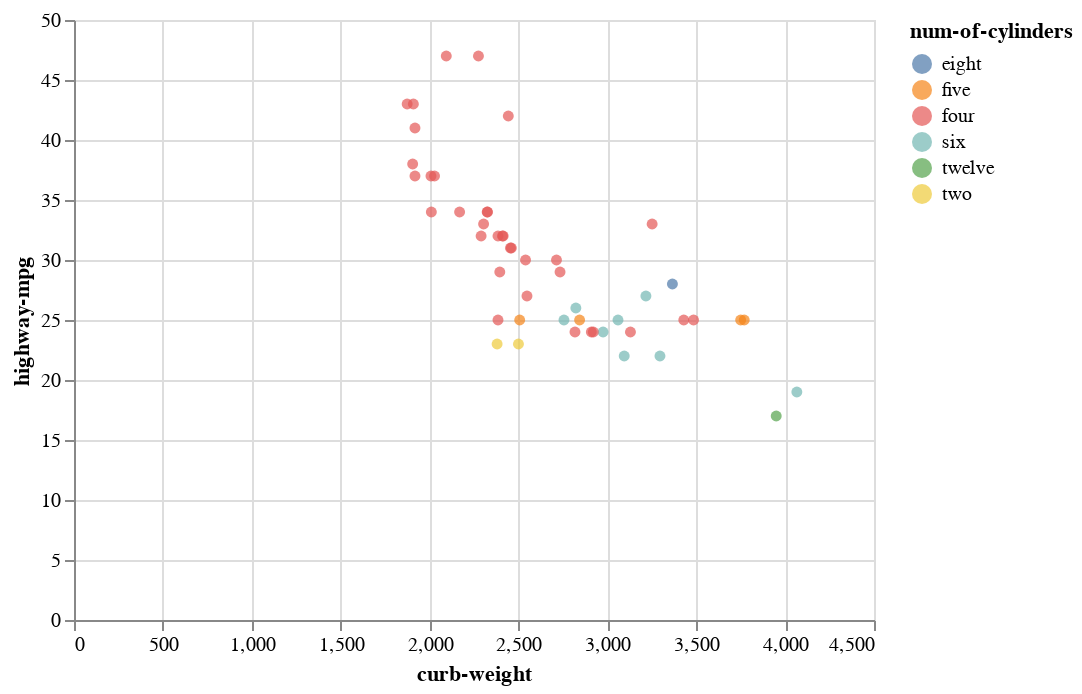

Source (notebook cell):
### Code cell
alt.Chart(sample_df).mark_circle().encode(x='curb-weight',y='highway-mpg',color='num-of-cylinders')
#multivariate analysis

### Figure 1 — Vega-Lite specification as saved in the notebook (floating-point values rounded to 4 significant figures)
{"config": {"view": {"continuousWidth": 400, "continuousHeight": 300}}, "data": {"name": "data-bf325f42f2961f6a51fd5bfb5410a41d"}, "mark": "circle", "encoding": {"color": {"field": "num-of-cylinders", "type": "nominal"}, "x": {"field": "curb-weight", "type": "quantitative"}, "y": {"field": "highway-mpg", "type": "quantitative"}}, "$schema": "https://vega.github.io/schema/vega-lite/v4.17.0.json", "datasets": {"data-bf325f42f2961f6a51fd5bfb5410a41d": [{"symboling": 2, "normalized-losses": "?", "make": "renault", "fuel-type": "gas", "aspiration": "std", "num-of-doors": "two", "body-style": "hatchback", "drive-wheels": "fwd", "engine-location": "front", "wheel-base": 96.1, "length": 176.8, "width": 66.6, "height": 50.5, "curb-weight": 2460, "engine-type": "ohc", "num-of-cylinders": "four", "engine-size": 132, "fuel-system": "mpfi", "bore": "3.46", "stroke": "3.9", "compression-ratio": 8.7, "horsepower": "?", "peak-rpm": "?", "city-mpg": 23, "highway-mpg": 31, "price": "9895"}, {"symboling": 0, "normalized-losses": "161", "make": "peugot", "fuel-type": "gas", "aspiration": "turbo", "num-of-doors": "four", "body-style": "sedan", "drive-wheels": "rwd", "engine-location": "front", "wheel-base": 108.0, "length": 186.7, "width": 68.3, "height": 56.0, "curb-weight": 3130, "engine-type": "l", "num-of-cylinders": "four", "engine-size": 134, "fuel-system": "mpfi", "bore": "3.61", "stroke": "3.21", "compression-ratio": 7.0, "horsepower": "142", "peak-rpm": "5600", "city-mpg": 18, "highway-mpg": 24, "price": "18150"}, {"symboling": 0, "normalized-losses": "?", "make": "mazda", "fuel-type": "diesel", "aspiration": "std", "num-of-doors": "?", "body-style": "sedan", "drive-wheels": "fwd", "engine-location": "front", "wheel-base": 98.8, "length": 177.8, "width": 66.5, "height": 55.5, "curb-weight": 2443, "engine-type": "ohc", "num-of-cylinders": "four", "engine-size": 122, "fuel-system": "idi", "bore": "3.39", "stroke": "3.39", "compression-ratio": 22.7, "horsepower": "64", "peak-rpm": "4650", "city-mpg": 36, "highway-mpg": 42, "price": "10795"}, {"symboling": 3, "normalized-losses": "150", "make": "mazda", "fuel-type": "gas", "aspiration": "std", "num-of-doors": "two", "body-style": "hatchback", "drive-wheels": "rwd", "engine-location": "front", "wheel-base": 95.3, "length": 169.0, "width": 65.7, "height": 49.6, "curb-weight": 2380, "engine-type": "rotor", "num-of-cylinders": "two", "engine-size": 70, "fuel-system": "4bbl", "bore": "?", "stroke": "?", "compression-ratio": 9.4, "horsepower": "101", "peak-rpm": "6000", "city-mpg": 17, "highway-mpg": 23, "price": "11845"}, {"symboling": 0, "normalized-losses": "?", "make": "jaguar", "fuel-type": "gas", "aspiration": "std", "num-of-doors": "two", "body-style": "sedan", "drive-wheels": "rwd", "engine-location": "front", "wheel-base": 102.0, "length": 191.7, "width": 70.6, "height": 47.8, "curb-weight": 3950, "engine-type": "ohcv", "num-of-cylinders": "twelve", "engine-size": 326, "fuel-system": "mpfi", "bore": "3.54", "stroke": "2.76", "compression-ratio": 11.5, "horsepower": "262", "peak-rpm": "5000", "city-mpg": 13, "highway-mpg": 17, "price": "36000"}, {"symboling": 0, "normalized-losses": "115", "make": "mazda", "fuel-type": "gas", "aspiration": "std", "num-of-doors": "four", "body-style": "sedan", "drive-wheels": "fwd", "engine-location": "front", "wheel-base": 98.8, "length": 177.8, "width": 66.5, "height": 55.5, "curb-weight": 2410, "engine-type": "ohc", "num-of-cylinders": "four", "engine-size": 122, "fuel-system": "2bbl", "bore": "3.39", "stroke": "3.39", "compression-ratio": 8.6, "horsepower": "84", "peak-rpm": "4800", "city-mpg": 26, "highway-mpg": 32, "price": "8495"}, {"symboling": 1, "normalized-losses": "98", "make": "chevrolet", "fuel-type": "gas", "aspiration": "std", "num-of-doors": "two", "body-style": "hatchback", "drive-wheels": "fwd", "engine-location": "front", "wheel-base": 94.5, "length": 155.9, "width": 63.6, "height": 52.0, "curb-weight": 1874, "engine-type": "ohc", "num-of-cylinders": "four", "engine-size": 90, "fuel-system": "2bbl", "bore": "3.03", "stroke": "3.11", "compression-ratio": 9.6, "horsepower": "70", "peak-rpm": "5400", "city-mpg": 38, "highway-mpg": 43, "price": "6295"}, {"symboling": 2, "normalized-losses": "134", "make": "toyota", "fuel-type": "gas", "aspiration": "std", "num-of-doors": "two", "body-style": "hatchback", "drive-wheels": "rwd", "engine-location": "front", "wheel-base": 98.4, "length": 176.2, "width": 65.6, "height": 52.0, "curb-weight": 2714, "engine-type": "ohc", "num-of-cylinders": "four", "engine-size": 146, "fuel-system": "mpfi", "bore": "3.62", "stroke": "3.5", "compression-ratio": 9.3, "horsepower": "116", "peak-rpm": "4800", "city-mpg": 24, "highway-mpg": 30, "price": "11549"}, {"symboling": 1, "normalized-losses": "168", "make": "toyota", "fuel-type": "gas", "aspiration": "std", "num-of-doors": "two", "body-style": "sedan", "drive-wheels": "rwd", "engine-location": "front", "wheel-base": 94.5, "length": 168.7, "width": 64.0, "height": 52.6, "curb-weight": 2169, "engine-type": "ohc", "num-of-cylinders": "four", "engine-size": 98, "fuel-system": "2bbl", "bore": "3.19", "stroke": "3.03", "compression-ratio": 9.0, "horsepower": "70", "peak-rpm": "4800", "city-mpg": 29, "highway-mpg": 34, "price": "8058"}, {"symboling": -1, "normalized-losses": "95", "make": "volvo", "fuel-type": "diesel", "aspiration": "turbo", "num-of-doors": "four", "body-style": "sedan", "drive-wheels": "rwd", "engine-location": "front", "wheel-base": 109.1, "length": 188.8, "width": 68.9, "height": 55.5, "curb-weight": 3217, "engine-type": "ohc", "num-of-cylinders": "six", "engine-size": 145, "fuel-system": "idi", "bore": "3.01", "stroke": "3.4", "compression-ratio": 23.0, "horsepower": "106", "peak-rpm": "4800", "city-mpg": 26, "highway-mpg": 27, "price": "22470"}, {"symboling": 2, "normalized-losses": "?", "make": "audi", "fuel-type": "gas", "aspiration": "std", "num-of-doors": "two", "body-style": "sedan", "drive-wheels": "fwd", "engine-location": "front", "wheel-base": 99.8, "length": 177.3, "width": 66.3, "height": 53.1, "curb-weight": 2507, "engine-type": "ohc", "num-of-cylinders": "five", "engine-size": 136, "fuel-system": "mpfi", "bore": "3.19", "stroke": "3.4", "compression-ratio": 8.5, "horsepower": "110", "peak-rpm": "5500", "city-mpg": 19, "highway-mpg": 25, "price": "15250"}, {"symboling": -1, "normalized-losses": "65", "make": "toyota", "fuel-type": "gas", "aspiration": "std", "num-of-doors": "four", "body-style": "sedan", "drive-wheels": "fwd", "engine-location": "front", "wheel-base": 102.4, "length": 175.6, "width": 66.5, "height": 54.9, "curb-weight": 2326, "engine-type": "ohc", "num-of-cylinders": "four", "engine-size": 122, "fuel-system": "mpfi", "bore": "3.31", "stroke": "3.54", "compression-ratio": 8.7, "horsepower": "92", "peak-rpm": "4200", "city-mpg": 29, "highway-mpg": 34, "price": "8948"}, {"symboling": 0, "normalized-losses": "91", "make": "toyota", "fuel-type": "diesel", "aspiration": "std", "num-of-doors": "four", "body-style": "hatchback", "drive-wheels": "fwd", "engine-location": "front", "wheel-base": 95.7, "length": 166.3, "width": 64.4, "height": 52.8, "curb-weight": 2275, "engine-type": "ohc", "num-of-cylinders": "four", "engine-size": 110, "fuel-system": "idi", "bore": "3.27", "stroke": "3.35", "compression-ratio": 22.5, "horsepower": "56", "peak-rpm": "4500", "city-mpg": 38, "highway-mpg": 47, "price": "7788"}, {"symboling": 0, "normalized-losses": "?", "make": "peugot", "fuel-type": "diesel", "aspiration": "turbo", "num-of-doors": "four", "body-style": "wagon", "drive-wheels": "rwd", "engine-location": "front", "wheel-base": 114.2, "length": 198.9, "width": 68.4, "height": 58.7, "curb-weight": 3485, "engine-type": "l", "num-of-cylinders": "four", "engine-size": 152, "fuel-system": "idi", "bore": "3.7", "stroke": "3.52", "compression-ratio": 21.0, "horsepower": "95", "peak-rpm": "4150", "city-mpg": 25, "highway-mpg": 25, "price": "17075"}, {"symboling": 1, "normalized-losses": "?", "make": "porsche", "fuel-type": "gas", "aspiration": "std", "num-of-doors": "two", "body-style": "hatchback", "drive-wheels": "rwd", "engine-location": "front", "wheel-base": 98.4, "length": 175.7, "width": 72.3, "height": 50.5, "curb-weight": 3366, "engine-type": "dohcv", "num-of-cylinders": "eight", "engine-size": 203, "fuel-system": "mpfi", "bore": "3.94", "stroke": "3.11", "compression-ratio": 10.0, "horsepower": "288", "peak-rpm": "5750", "city-mpg": 17, "highway-mpg": 28, "price": "?"}, {"symboling": 0, "normalized-losses": "128", "make": "nissan", "fuel-type": "gas", "aspiration": "std", "num-of-doors": "four", "body-style": "sedan", "drive-wheels": "fwd", "engine-location": "front", "wheel-base": 100.4, "length": 181.7, "width": 66.5, "height": 55.1, "curb-weight": 3095, "engine-type": "ohcv", "num-of-cylinders": "six", "engine-size": 181, "fuel-system": "mpfi", "bore": "3.43", "stroke": "3.27", "compression-ratio": 9.0, "horsepower": "152", "peak-rpm": "5200", "city-mpg": 17, "highway-mpg": 22, "price": "13499"}, {"symboling": 1, "normalized-losses": "129", "make": "mazda", "fuel-type": "gas", "aspiration": "std", "num-of-doors": "two", "body-style": "hatchback", "drive-wheels": "fwd", "engine-location": "front", "wheel-base": 98.8, "length": 177.8, "width": 66.5, "height": 53.7, "curb-weight": 2385, "engine-type": "ohc", "num-of-cylinders": "four", "engine-size": 122, "fuel-system": "2bbl", "bore": "3.39", "stroke": "3.39", "compression-ratio": 8.6, "horsepower": "84", "peak-rpm": "4800", "city-mpg": 26, "highway-mpg": 32, "price": "10595"}, {"symboling": 0, "normalized-losses": "161", "make": "peugot", "fuel-type": "diesel", "aspiration": "turbo", "num-of-doors": "four", "body-style": "sedan", "drive-wheels": "rwd", "engine-location": "front", "wheel-base": 107.9, "length": 186.7, "width": 68.4, "height": 56.7, "curb-weight": 3252, "engine-type": "l", "num-of-cylinders": "four", "engine-size": 152, "fuel-system": "idi", "bore": "3.7", "stroke": "3.52", "compression-ratio": 21.0, "horsepower": "95", "peak-rpm": "4150", "city-mpg": 28, "highway-mpg": 33, "price": "17950"}, {"symboling": 3, "normalized-losses": "?", "make": "alfa-romero", "fuel-type": "gas", "aspiration": "std", "num-of-doors": "two", "body-style": "convertible", "drive-wheels": "rwd", "engine-location": "front", "wheel-base": 88.6, "length": 168.8, "width": 64.1, "height": 48.8, "curb-weight": 2548, "engine-type": "dohc", "num-of-cylinders": "four", "engine-size": 130, "fuel-system": "mpfi", "bore": "3.47", "stroke": "2.68", "compression-ratio": 9.0, "horsepower": "111", "peak-rpm": "5000", "city-mpg": 21, "highway-mpg": 27, "price": "16500"}, {"symboling": 1, "normalized-losses": "?", "make": "alfa-romero", "fuel-type": "gas", "aspiration": "std", "num-of-doors": "two", "body-style": "hatchback", "drive-wheels": "rwd", "engine-location": "front", "wheel-base": 94.5, "length": 171.2, "width": 65.5, "height": 52.4, "curb-weight": 2823, "engine-type": "ohcv", "num-of-cylinders": "six", "engine-size": 152, "fuel-system": "mpfi", "bore": "2.68", "stroke": "3.47", "compression-ratio": 9.0, "horsepower": "154", "peak-rpm": "5000", "city-mpg": 19, "highway-mpg": 26, "price": "16500"}, {"symboling": 0, "normalized-losses": "110", "make": "honda", "fuel-type": "gas", "aspiration": "std", "num-of-doors": "four", "body-style": "sedan", "drive-wheels": "fwd", "engine-location": "front", "wheel-base": 96.5, "length": 163.4, "width": 64.0, "height": 54.5, "curb-weight": 2010, "engine-type": "ohc", "num-of-cylinders": "four", "engine-size": 92, "fuel-system": "1bbl", "bore": "2.91", "stroke": "3.41", "compression-ratio": 9.2, "horsepower": "76", "peak-rpm": "6000", "city-mpg": 30, "highway-mpg": 34, "price": "7295"}, {"symboling": 2, "normalized-losses": "192", "make": "bmw", "fuel-type": "gas", "aspiration": "std", "num-of-doors": "two", "body-style": "sedan", "drive-wheels": "rwd", "engine-location": "front", "wheel-base": 101.2, "length": 176.8, "width": 64.8, "height": 54.3, "curb-weight": 2395, "engine-type": "ohc", "num-of-cylinders": "four", "engine-size": 108, "fuel-system": "mpfi", "bore": "3.5", "stroke": "2.8", "compression-ratio": 8.8, "horsepower": "101", "peak-rpm": "5800", "city-mpg": 23, "highway-mpg": 29, "price": "16430"}, {"symboling": 2, "normalized-losses": "134", "make": "toyota", "fuel-type": "gas", "aspiration": "std", "num-of-doors": "two", "body-style": "hardtop", "drive-wheels": "rwd", "engine-location": "front", "wheel-base": 98.4, "length": 176.2, "width": 65.6, "height": 52.0, "curb-weight": 2540, "engine-type": "ohc", "num-of-cylinders": "four", "engine-size": 146, "fuel-system": "mpfi", "bore": "3.62", "stroke": "3.5", "compression-ratio": 9.3, "horsepower": "116", "peak-rpm": "4800", "city-mpg": 24, "highway-mpg": 30, "price": "8449"}, {"symboling": 3, "normalized-losses": "197", "make": "toyota", "fuel-type": "gas", "aspiration": "std", "num-of-doors": "two", "body-style": "hatchback", "drive-wheels": "rwd", "engine-location": "front", "wheel-base": 102.9, "length": 183.5, "width": 67.7, "height": 52.0, "curb-weight": 2976, "engine-type": "dohc", "num-of-cylinders": "six", "engine-size": 171, "fuel-system": "mpfi", "bore": "3.27", "stroke": "3.35", "compression-ratio": 9.3, "horsepower": "161", "peak-rpm": "5200", "city-mpg": 20, "highway-mpg": 24, "price": "16558"}, {"symboling": 1, "normalized-losses": "158", "make": "audi", "fuel-type": "gas", "aspiration": "std", "num-of-doors": "four", "body-style": "sedan", "drive-wheels": "fwd", "engine-location": "front", "wheel-base": 105.8, "length": 192.7, "width": 71.4, "height": 55.7, "curb-weight": 2844, "engine-type": "ohc", "num-of-cylinders": "five", "engine-size": 136, "fuel-system": "mpfi", "bore": "3.19", "stroke": "3.4", "compression-ratio": 8.5, "horsepower": "110", "peak-rpm": "5500", "city-mpg": 19, "highway-mpg": 25, "price": "17710"}, {"symboling": 1, "normalized-losses": "?", "make": "mercury", "fuel-type": "gas", "aspiration": "turbo", "num-of-doors": "two", "body-style": "hatchback", "drive-wheels": "rwd", "engine-location": "front", "wheel-base": 102.7, "length": 178.4, "width": 68.0, "height": 54.8, "curb-weight": 2910, "engine-type": "ohc", "num-of-cylinders": "four", "engine-size": 140, "fuel-system": "mpfi", "bore": "3.78", "stroke": "3.12", "compression-ratio": 8.0, "horsepower": "175", "peak-rpm": "5000", "city-mpg": 19, "highway-mpg": 24, "price": "16503"}, {"symboling": 0, "normalized-losses": "106", "make": "nissan", "fuel-type": "gas", "aspiration": "std", "num-of-doors": "four", "body-style": "hatchback", "drive-wheels": "fwd", "engine-location": "front", "wheel-base": 97.2, "length": 173.4, "width": 65.2, "height": 54.7, "curb-weight": 2324, "engine-type": "ohc", "num-of-cylinders": "four", "engine-size": 120, "fuel-system": "2bbl", "bore": "3.33", "stroke": "3.47", "compression-ratio": 8.5, "horsepower": "97", "peak-rpm": "5200", "city-mpg": 27, "highway-mpg": 34, "price": "8949"}, {"symboling": 0, "normalized-losses": "81", "make": "chevrolet", "fuel-type": "gas", "aspiration": "std", "num-of-doors": "four", "body-style": "sedan", "drive-wheels": "fwd", "engine-location": "front", "wheel-base": 94.5, "length": 158.8, "width": 63.6, "height": 52.0, "curb-weight": 1909, "engine-type": "ohc", "num-of-cylinders": "four", "engine-size": 90, "fuel-system": "2bbl", "bore": "3.03", "stroke": "3.11", "compression-ratio": 9.6, "horsepower": "70", "peak-rpm": "5400", "city-mpg": 38, "highway-mpg": 43, "price": "6575"}, {"symboling": 0, "normalized-losses": "85", "make": "honda", "fuel-type": "gas", "aspiration": "std", "num-of-doors": "four", "body-style": "sedan", "drive-wheels": "fwd", "engine-location": "front", "wheel-base": 96.5, "length": 175.4, "width": 65.2, "height": 54.1, "curb-weight": 2304, "engine-type": "ohc", "num-of-cylinders": "four", "engine-size": 110, "fuel-system": "1bbl", "bore": "3.15", "stroke": "3.58", "compression-ratio": 9.0, "horsepower": "86", "peak-rpm": "5800", "city-mpg": 27, "highway-mpg": 33, "price": "8845"}, {"symboling": 0, "normalized-losses": "108", "make": "nissan", "fuel-type": "gas", "aspiration": "std", "num-of-doors": "four", "body-style": "wagon", "drive-wheels": "fwd", "engine-location": "front", "wheel-base": 100.4, "length": 184.6, "width": 66.5, "height": 56.1, "curb-weight": 3296, "engine-type": "ohcv", "num-of-cylinders": "six", "engine-size": 181, "fuel-system": "mpfi", "bore": "3.43", "stroke": "3.27", "compression-ratio": 9.0, "horsepower": "152", "peak-rpm": "5200", "city-mpg": 17, "highway-mpg": 22, "price": "14399"}, {"symboling": 1, "normalized-losses": "128", "make": "nissan", "fuel-type": "gas", "aspiration": "std", "num-of-doors": "two", "body-style": "hatchback", "drive-wheels": "fwd", "engine-location": "front", "wheel-base": 94.5, "length": 165.6, "width": 63.8, "height": 53.3, "curb-weight": 2028, "engine-type": "ohc", "num-of-cylinders": "four", "engine-size": 97, "fuel-system": "2bbl", "bore": "3.15", "stroke": "3.29", "compression-ratio": 9.4, "horsepower": "69", "peak-rpm": "5200", "city-mpg": 31, "highway-mpg": 37, "price": "7799"}, {"symboling": 0, "normalized-losses": "81", "make": "toyota", "fuel-type": "gas", "aspiration": "std", "num-of-doors": "four", "body-style": "wagon", "drive-wheels": "4wd", "engine-location": "front", "wheel-base": 95.7, "length": 169.7, "width": 63.6, "height": 59.1, "curb-weight": 2290, "engine-type": "ohc", "num-of-cylinders": "four", "engine-size": 92, "fuel-system": "2bbl", "bore": "3.05", "stroke": "3.03", "compression-ratio": 9.0, "horsepower": "62", "peak-rpm": "4800", "city-mpg": 27, "highway-mpg": 32, "price": "7898"}, {"symboling": 1, "normalized-losses": "104", "make": "mazda", "fuel-type": "gas", "aspiration": "std", "num-of-doors": "two", "body-style": "hatchback", "drive-wheels": "fwd", "engine-location": "front", "wheel-base": 93.1, "length": 159.1, "width": 64.2, "height": 54.1, "curb-weight": 1905, "engine-type": "ohc", "num-of-cylinders": "four", "engine-size": 91, "fuel-system": "2bbl", "bore": "3.03", "stroke": "3.15", "compression-ratio": 9.0, "horsepower": "68", "peak-rpm": "5000", "city-mpg": 31, "highway-mpg": 38, "price": "6795"}, {"symboling": 3, "normalized-losses": "150", "make": "mazda", "fuel-type": "gas", "aspiration": "std", "num-of-doors": "two", "body-style": "hatchback", "drive-wheels": "rwd", "engine-location": "front", "wheel-base": 95.3, "length": 169.0, "width": 65.7, "height": 49.6, "curb-weight": 2500, "engine-type": "rotor", "num-of-cylinders": "two", "engine-size": 80, "fuel-system": "mpfi", "bore": "?", "stroke": "?", "compression-ratio": 9.4, "horsepower": "135", "peak-rpm": "6000", "city-mpg": 16, "highway-mpg": 23, "price": "15645"}, {"symboling": -1, "normalized-losses": "93", "make": "mercedes-benz", "fuel-type": "diesel", "aspiration": "turbo", "num-of-doors": "four", "body-style": "sedan", "drive-wheels": "rwd", "engine-location": "front", "wheel-base": 115.6, "length": 202.6, "width": 71.7, "height": 56.3, "curb-weight": 3770, "engine-type": "ohc", "num-of-cylinders": "five", "engine-size": 183, "fuel-system": "idi", "bore": "3.58", "stroke": "3.64", "compression-ratio": 21.5, "horsepower": "123", "peak-rpm": "4350", "city-mpg": 22, "highway-mpg": 25, "price": "31600"}, {"symboling": -1, "normalized-losses": "93", "make": "mercedes-benz", "fuel-type": "diesel", "aspiration": "turbo", "num-of-doors": "four", "body-style": "wagon", "drive-wheels": "rwd", "engine-location": "front", "wheel-base": 110.0, "length": 190.9, "width": 70.3, "height": 58.7, "curb-weight": 3750, "engine-type": "ohc", "num-of-cylinders": "five", "engine-size": 183, "fuel-system": "idi", "bore": "3.58", "stroke": "3.64", "compression-ratio": 21.5, "horsepower": "123", "peak-rpm": "4350", "city-mpg": 22, "highway-mpg": 25, "price": "28248"}, {"symboling": 2, "normalized-losses": "?", "make": "isuzu", "fuel-type": "gas", "aspiration": "std", "num-of-doors": "two", "body-style": "hatchback", "drive-wheels": "rwd", "engine-location": "front", "wheel-base": 96.0, "length": 172.6, "width": 65.2, "height": 51.4, "curb-weight": 2734, "engine-type": "ohc", "num-of-cylinders": "four", "engine-size": 119, "fuel-system": "spfi", "bore": "3.43", "stroke": "3.23", "compression-ratio": 9.2, "horsepower": "90", "peak-rpm": "5000", "city-mpg": 24, "highway-mpg": 29, "price": "11048"}, {"symboling": 0, "normalized-losses": "108", "make": "nissan", "fuel-type": "gas", "aspiration": "std", "num-of-doors": "four", "body-style": "sedan", "drive-wheels": "fwd", "engine-location": "front", "wheel-base": 100.4, "length": 184.6, "width": 66.5, "height": 55.1, "curb-weight": 3060, "engine-type": "ohcv", "num-of-cylinders": "six", "engine-size": 181, "fuel-system": "mpfi", "bore": "3.43", "stroke": "3.27", "compression-ratio": 9.0, "horsepower": "152", "peak-rpm": "5200", "city-mpg": 19, "highway-mpg": 25, "price": "13499"}, {"symboling": 0, "normalized-losses": "89", "make": "subaru", "fuel-type": "gas", "aspiration": "std", "num-of-doors": "four", "body-style": "wagon", "drive-wheels": "fwd", "engine-location": "front", "wheel-base": 97.0, "length": 173.5, "width": 65.4, "height": 53.0, "curb-weight": 2455, "engine-type": "ohcf", "num-of-cylinders": "four", "engine-size": 108, "fuel-system": "mpfi", "bore": "3.62", "stroke": "2.64", "compression-ratio": 9.0, "horsepower": "94", "peak-rpm": "5200", "city-mpg": 25, "highway-mpg": 31, "price": "10198"}, {"symboling": 2, "normalized-losses": "161", "make": "mitsubishi", "fuel-type": "gas", "aspiration": "std", "num-of-doors": "two", "body-style": "hatchback", "drive-wheels": "fwd", "engine-location": "front", "wheel-base": 93.7, "length": 157.3, "width": 64.4, "height": 50.8, "curb-weight": 1918, "engine-type": "ohc", "num-of-cylinders": "four", "engine-size": 92, "fuel-system": "2bbl", "bore": "2.97", "stroke": "3.23", "compression-ratio": 9.4, "horsepower": "68", "peak-rpm": "5500", "city-mpg": 37, "highway-mpg": 41, "price": "5389"}, {"symboling": -1, "normalized-losses": "65", "make": "toyota", "fuel-type": "gas", "aspiration": "std", "num-of-doors": "four", "body-style": "sedan", "drive-wheels": "fwd", "engine-location": "front", "wheel-base": 102.4, "length": 175.6, "width": 66.5, "height": 54.9, "curb-weight": 2414, "engine-type": "ohc", "num-of-cylinders": "four", "engine-size": 122, "fuel-system": "mpfi", "bore": "3.31", "stroke": "3.54", "compression-ratio": 8.7, "horsepower": "92", "peak-rpm": "4200", "city-mpg": 27, "highway-mpg": 32, "price": "10898"}, {"symboling": 0, "normalized-losses": "91", "make": "toyota", "fuel-type": "gas", "aspiration": "std", "num-of-doors": "four", "body-style": "sedan", "drive-wheels": "fwd", "engine-location": "front", "wheel-base": 95.7, "length": 166.3, "width": 64.4, "height": 53.0, "curb-weight": 2094, "engine-type": "ohc", "num-of-cylinders": "four", "engine-size": 98, "fuel-system": "2bbl", "bore": "3.19", "stroke": "3.03", "compression-ratio": 9.0, "horsepower": "70", "peak-rpm": "4800", "city-mpg": 38, "highway-mpg": 47, "price": "7738"}, {"symboling": 2, "normalized-losses": "168", "make": "nissan", "fuel-type": "gas", "aspiration": "std", "num-of-doors": "two", "body-style": "hardtop", "drive-wheels": "fwd", "engine-location": "front", "wheel-base": 95.1, "length": 162.4, "width": 63.8, "height": 53.3, "curb-weight": 2008, "engine-type": "ohc", "num-of-cylinders": "four", "engine-size": 97, "fuel-system": "2bbl", "bore": "3.15", "stroke": "3.29", "compression-ratio": 9.4, "horsepower": "69", "peak-rpm": "5200", "city-mpg": 31, "highway-mpg": 37, "price": "8249"}, {"symboling": 3, "normalized-losses": "?", "make": "porsche", "fuel-type": "gas", "aspiration": "std", "num-of-doors": "two", "body-style": "hardtop", "drive-wheels": "rwd", "engine-location": "rear", "wheel-base": 89.5, "length": 168.9, "width": 65.0, "height": 51.6, "curb-weight": 2756, "engine-type": "ohcf", "num-of-cylinders": "six", "engine-size": 194, "fuel-system": "mpfi", "bore": "3.74", "stroke": "2.9", "compression-ratio": 9.5, "horsepower": "207", "peak-rpm": "5900", "city-mpg": 17, "highway-mpg": 25, "price": "34028"}, {"symboling": 0, "normalized-losses": "145", "make": "jaguar", "fuel-type": "gas", "aspiration": "std", "num-of-doors": "four", "body-style": "sedan", "drive-wheels": "rwd", "engine-location": "front", "wheel-base": 113.0, "length": 199.6, "width": 69.6, "height": 52.8, "curb-weight": 4066, "engine-type": "dohc", "num-of-cylinders": "six", "engine-size": 258, "fuel-system": "mpfi", "bore": "3.63", "stroke": "4.17", "compression-ratio": 8.1, "horsepower": "176", "peak-rpm": "4750", "city-mpg": 15, "highway-mpg": 19, "price": "32250"}, {"symboling": 1, "normalized-losses": "128", "make": "nissan", "fuel-type": "gas", "aspiration": "std", "num-of-doors": "two", "body-style": "sedan", "drive-wheels": "fwd", "engine-location": "front", "wheel-base": 94.5, "length": 165.3, "width": 63.8, "height": 54.5, "curb-weight": 1918, "engine-type": "ohc", "num-of-cylinders": "four", "engine-size": 97, "fuel-system": "2bbl", "bore": "3.15", "stroke": "3.29", "compression-ratio": 9.4, "horsepower": "69", "peak-rpm": "5200", "city-mpg": 31, "highway-mpg": 37, "price": "6649"}, {"symboling": 3, "normalized-losses": "?", "make": "mitsubishi", "fuel-type": "gas", "aspiration": "turbo", "num-of-doors": "two", "body-style": "hatchback", "drive-wheels": "fwd", "engine-location": "front", "wheel-base": 95.9, "length": 173.2, "width": 66.3, "height": 50.2, "curb-weight": 2921, "engine-type": "ohc", "num-of-cylinders": "four", "engine-size": 156, "fuel-system": "spdi", "bore": "3.59", "stroke": "3.86", "compression-ratio": 7.0, "horsepower": "145", "peak-rpm": "5000", "city-mpg": 19, "highway-mpg": 24, "price": "14869"}, {"symboling": 0, "normalized-losses": "?", "make": "peugot", "fuel-type": "diesel", "aspiration": "turbo", "num-of-doors": "four", "body-style": "wagon", "drive-wheels": "rwd", "engine-location": "front", "wheel-base": 114.2, "length": 198.9, "width": 68.4, "height": 58.7, "curb-weight": 3430, "engine-type": "l", "num-of-cylinders": "four", "engine-size": 152, "fuel-system": "idi", "bore": "3.7", "stroke": "3.52", "compression-ratio": 21.0, "horsepower": "95", "peak-rpm": "4150", "city-mpg": 25, "highway-mpg": 25, "price": "13860"}, {"symboling": 0, "normalized-losses": "102", "make": "subaru", "fuel-type": "gas", "aspiration": "std", "num-of-doors": "four", "body-style": "sedan", "drive-wheels": "4wd", "engine-location": "front", "wheel-base": 97.0, "length": 172.0, "width": 65.4, "height": 54.3, "curb-weight": 2385, "engine-type": "ohcf", "num-of-cylinders": "four", "engine-size": 108, "fuel-system": "2bbl", "bore": "3.62", "stroke": "2.64", "compression-ratio": 9.0, "horsepower": "82", "peak-rpm": "4800", "city-mpg": 24, "highway-mpg": 25, "price": "9233"}, {"symboling": 3, "normalized-losses": "?", "make": "plymouth", "fuel-type": "gas", "aspiration": "turbo", "num-of-doors": "two", "body-style": "hatchback", "drive-wheels": "rwd", "engine-location": "front", "wheel-base": 95.9, "length": 173.2, "width": 66.3, "height": 50.2, "curb-weight": 2818, "engine-type": "ohc", "num-of-cylinders": "four", "engine-size": 156, "fuel-system": "spdi", "bore": "3.59", "stroke": "3.86", "compression-ratio": 7.0, "horsepower": "145", "peak-rpm": "5000", "city-mpg": 19, "highway-mpg": 24, "price": "12764"}]}}
